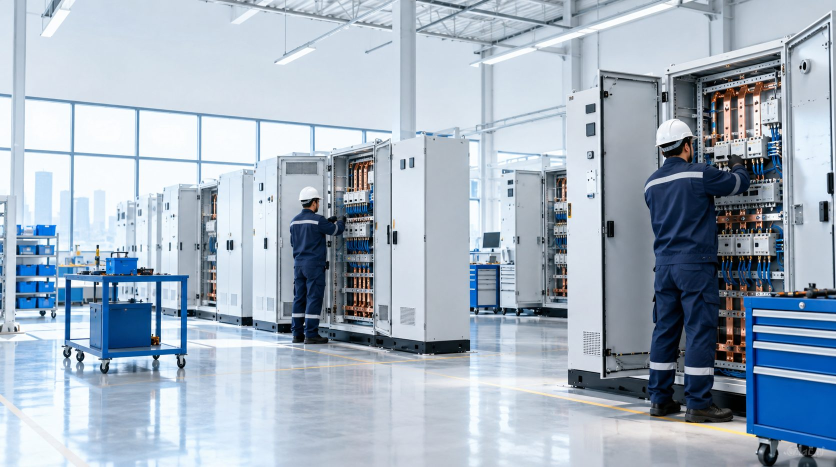
#> input picture images/about/workshop.jpg, 1672 x 934 px (shown at 1/2 size)
$ python -i import-generated.py   (imports and definitions only)
#> lines starting #> are read from the running program, lines starting #| are printed output that depends on the picture
"""Import ChatGPT-generated images from ~/Downloads into public/images (resized + compressed)."""
import os, sys
from PIL import Image

DL = os.path.expanduser("~/Downloads")
OUT = os.path.join(os.path.dirname(__file__), "..", "public", "images")

# download name -> (dest path, max width, kind)
MAP = {
    "sw-workshop.png": ("about/workshop.jpg", 2000, "jpg"),
    "sw-technician.png": ("about/technician.jpg", 1100, "jpg"),
    "sw-testing.png": ("about/testing.jpg", 1100, "jpg"),
    "sw-sector-commercial.png": ("sectors/commercial.jpg", 1000, "jpg"),
    "sw-sector-industrial.png": ("sectors/industrial.jpg", 1000, "jpg"),
    "sw-sector-residential.png": ("sectors/residential.jpg", 1000, "jpg"),
    "sw-sector-infrastructure.png": ("sectors/infrastructure.jpg", 1000, "jpg"),
    "sw-skyline.png": ("about/skyline.jpg", 2200, "jpg"),
}
# [19 lines not run here, left out]

def knock_out_white(im):
    """Make an opaque white studio background transparent (flood fill from the edges)."""
    alpha = im.getchannel("A")
    if alpha.getextrema()[0] < 250:
        return im  # already has transparency
    from PIL import ImageDraw, ImageFilter
    rgb = im.convert("RGB")
    w, h = rgb.size
    marker = (255, 0, 254)
    for xy in [(0, 0), (w - 1, 0), (0, h - 1), (w - 1, h - 1), (w // 2, 0), (0, h // 2), (w - 1, h // 2)]:
        if min(rgb.getpixel(xy)) > 235:
            ImageDraw.floodfill(rgb, xy, marker, thresh=18)
    mask = Image.eval(rgb.convert("RGB").split()[1], lambda v: 0)  # blank
    px = rgb.load()
    m = mask.load()
    for y in range(h):
        for x in range(w):
            m[x, y] = 0 if px[x, y] == marker else 255
    mask = mask.filter(ImageFilter.GaussianBlur(0.8))
    im.putalpha(mask)
    return im


done = []
# [24 lines not run here, left out]

>>> import cv2
>>> picture = cv2.imread('../images/about/workshop.jpg', cv2.IMREAD_GRAYSCALE)
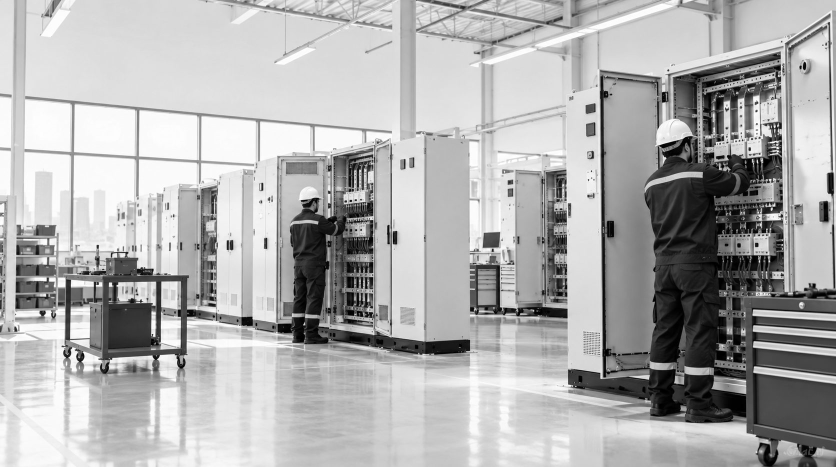
#> picture: shape (934, 1672) (shown at 1/2 size); min 0, max 255, mean 175.1
#> (the run stopped early here; a loop or call above may not have finished)

$ run again, on images/about/quality.jpg
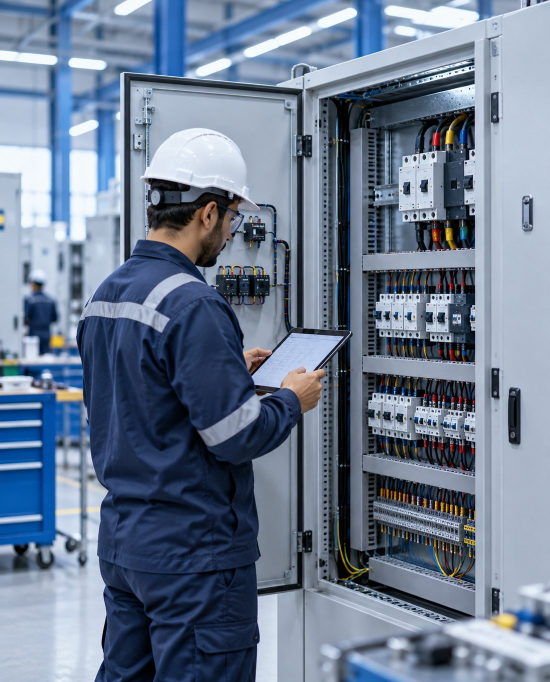
#> input picture images/about/quality.jpg, 1100 x 1364 px (shown at 1/2 size)
#> `picture = cv2.imread('../images/about/workshop.jpg', cv2.IMREAD_GRAYSC..`:
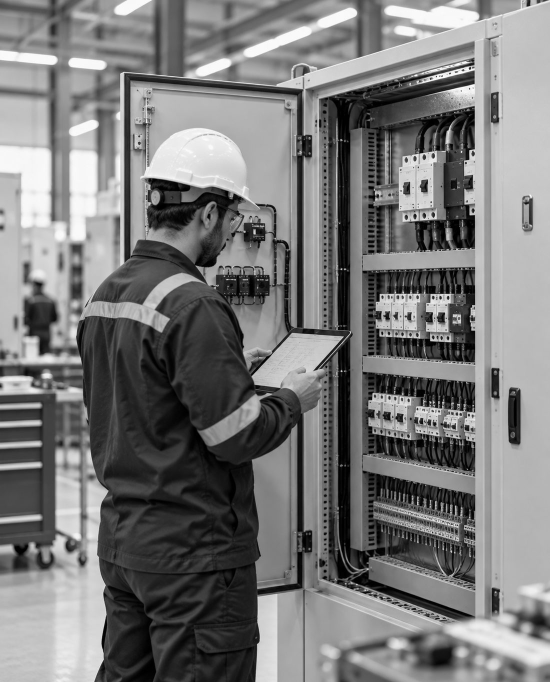
#> picture: shape (1364, 1100) (shown at 1/2 size); min 0, max 255, mean 121.4
